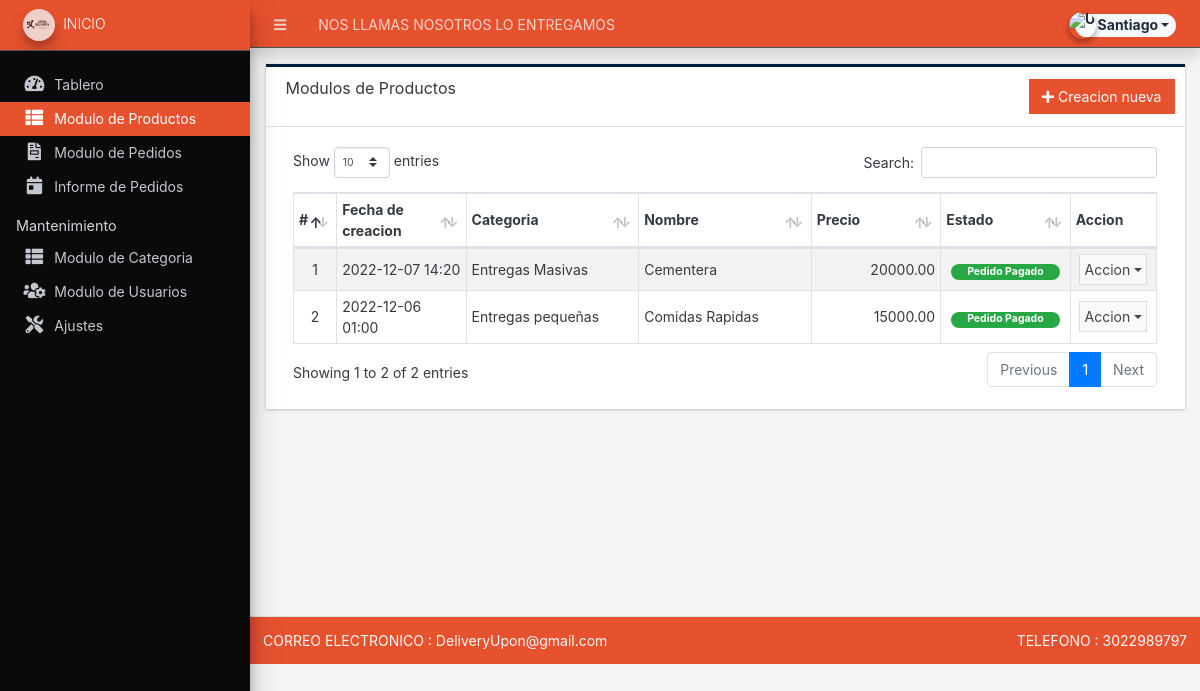
Page /admin/?page=products (signed in) on the committed database.
### tables this page shows
CREATE TABLE `product_list` (
  `id` int(30) NOT NULL,
  `category_id` int(30) NOT NULL,
  `name` text NOT NULL,
  `description` text NOT NULL,
  `price` float(15,2) NOT NULL DEFAULT 0.00,
  `status` tinyint(1) NOT NULL DEFAULT 1,
  `delete_flag` tinyint(1) NOT NULL DEFAULT 0,
  `date_created` datetime NOT NULL DEFAULT current_timestamp(),
  `date_updated` datetime NOT NULL DEFAULT current_timestamp() ON UPDATE current_timestamp()
);

CREATE TABLE `category_list` (
  `id` int(30) NOT NULL,
  `name` text NOT NULL,
  `description` text NOT NULL,
  `status` tinyint(1) NOT NULL DEFAULT 1,
  `delete_flag` tinyint(1) NOT NULL DEFAULT 0,
  `date_created` datetime NOT NULL DEFAULT current_timestamp(),
  `date_updated` datetime NOT NULL DEFAULT current_timestamp() ON UPDATE current_timestamp()
);

### admin/products/index.php (the view, shortened to what this page needs)
<div class="card card-outline rounded-0 card-navy">
	<div class="card-header">
		<h3 class="card-title">Modulos de Productos</h3>
		<div class="card-tools">
			<a href="javascript:void(0)" id="create_new" class="btn btn-flat btn-primary"><span class="fas fa-plus"></span>  Creacion nueva</a>
		</div>
	</div>
	<div class="card-body">
        <div class="container-fluid">
			<table class="table table-hover table-striped table-bordered" id="list">
				<colgroup>
					<col width="5%">
					<col width="15%">
					<col width="20%">
					<col width="20%">
					<col width="15%">
					<col width="15%">
					<col width="15%">
				</colgroup>
				<thead>
					<tr>
						<th>#</th>
						<th>Fecha de creacion</th>
						<th>Categoria</th>
						<th>Nombre</th>
						<th>Precio</th>
						<th>Estado</th>
						<th>Accion</th>
					</tr>
				</thead>
				<tbody>
					<?php
					$i = 1;
						$qry = $conn->query("SELECT p.*, c.name as `category` from `product_list` p inner join category_list c on p.category_id = c.id where p.delete_flag = 0 order by p.`name` asc ");
						while($row = $qry->fetch_assoc()):
					?>
						<tr>
							<td class="text-center"><?php echo $i++; ?></td>
							<td><?php echo date("Y-m-d H:i",strtotime($row['date_created'])) ?></td>
							<td><?php echo $row['category'] ?></td>
							<td><?php echo $row['name'] ?></td>
							<td class="text-right"><?php echo $row['price'] ?></td>
							<td class="text-center">
                                <?php if($row['status'] == 0): ?>
                                    <span class="badge badge-success px-3 rounded-pill">Pedido Pagado</span>
                                <?php else: ?>
                                    <span class="badge badge-danger px-3 rounded-pill">Pedido Por Pagar</span>
                                <?php endif; ?>
                            </td>
							<td align="center">
								 <button type="button" class="btn btn-flat p-1 btn-default btn-sm dropdown-toggle dropdown-icon" data-toggle="dropdown">
				                  		Accion
				                  </button>
							</td>
						</tr>
					<?php endwhile; ?>
				</tbody>
			</table>
		</div>
	</div>
</div>

### rows in the picture
product_list: date_created "2022-12-07 14:20", category.name "Entregas Masivas", name "Cementera", price "20000.00", status "Pedido Pagado"
product_list: date_created "2022-12-06 01:00", category.name "Entregas pequeñas", name "Comidas Rapidas", price "15000.00", status "Pedido Pagado"

### other values in the picture
$_settings->userdata('firstname').' '.$_settings->userdata('') "Santiago"
